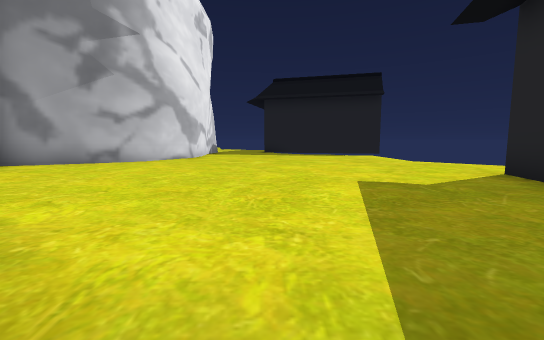
[1] (above)

21 first-person views from a walk through a 3-D level made in the Unity game engine. The camera is 1.5 m above the floor, tilts 6° down and sees 90° across. The floor is counted in squares, 1.38 m on a side. Each view is taken from the middle of a square. On the plan, view 1 faces up. The plan holds only what a view shows up to about 12 squares ahead; the rest is blank. The place goes on beyond the plan. Some trees and plants on the terrain are drawn as simple stand-ins. The player is left out. Some surface patterns are stand-ins.

[2]
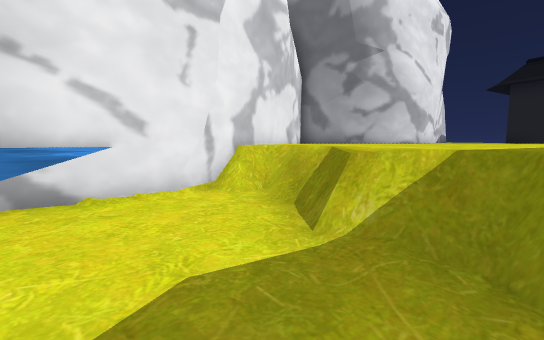

[3]
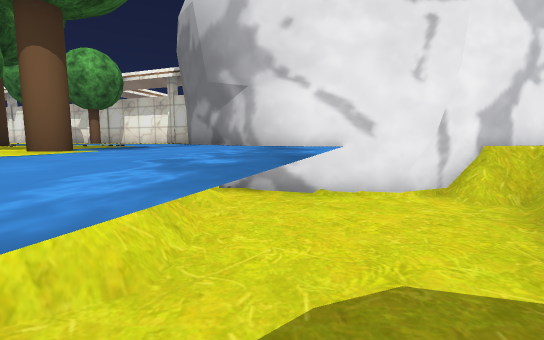

[4]
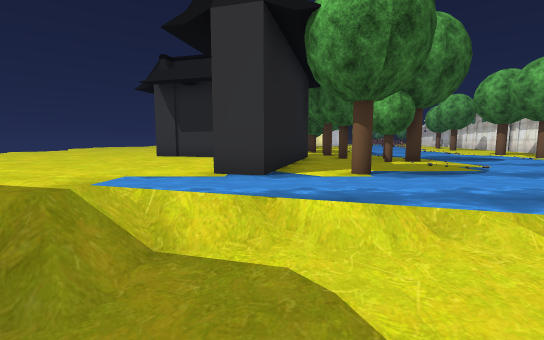

[5]
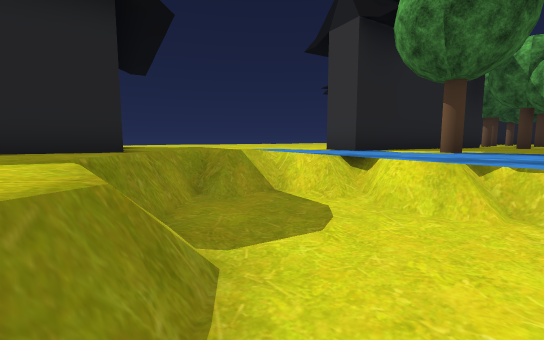

[6]
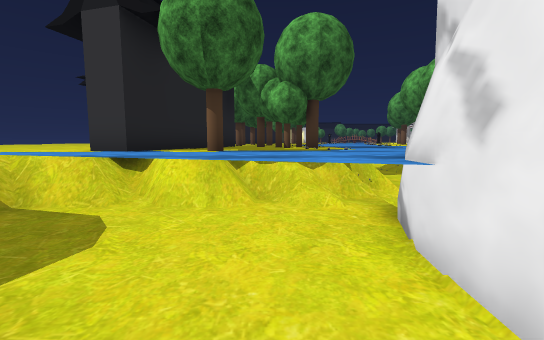

[7]
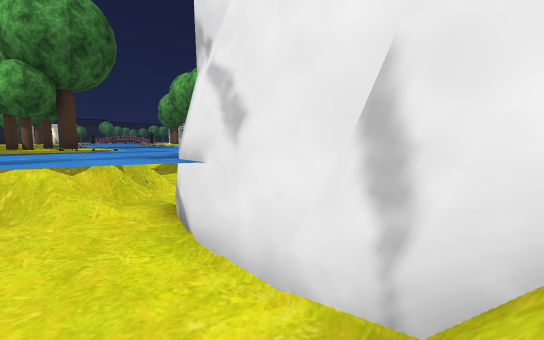

[8]
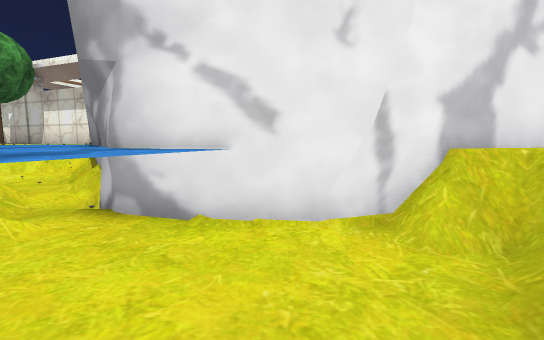

[9]
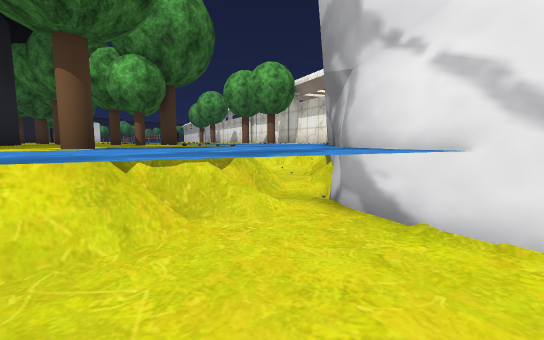

[10]
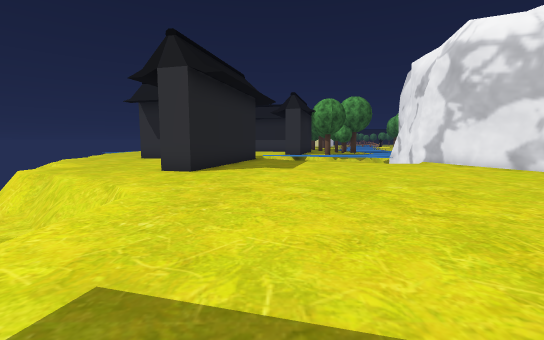

[11]
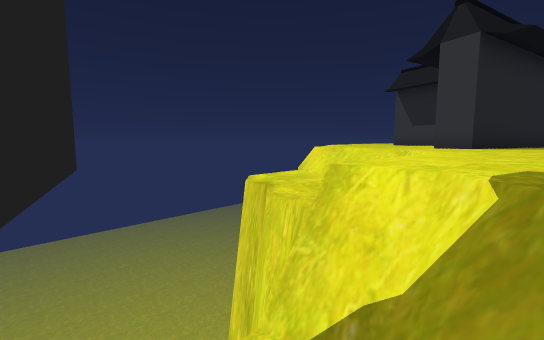

[12]
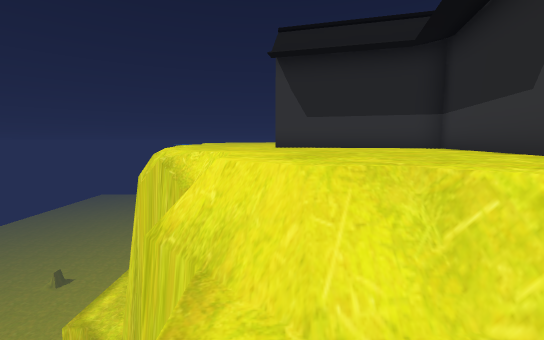

[13]
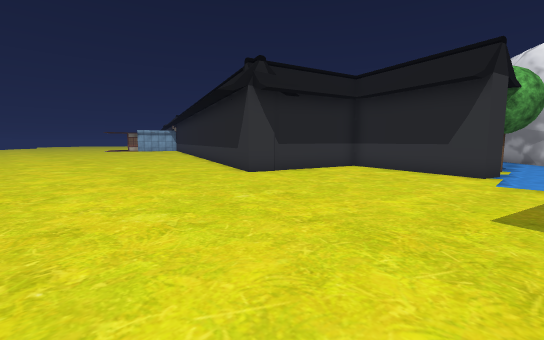

[14]
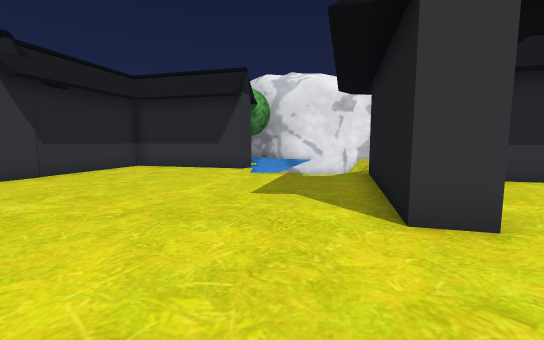

[15]
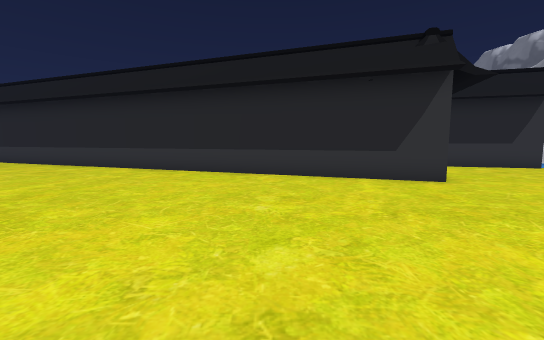

[16]
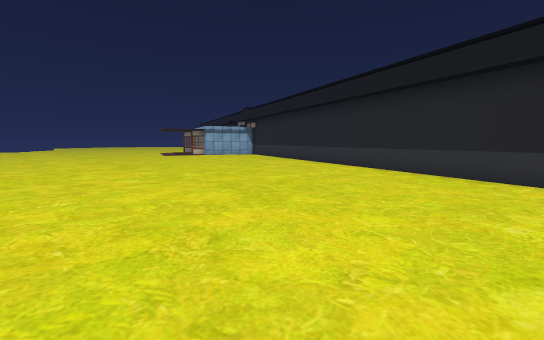

[17]
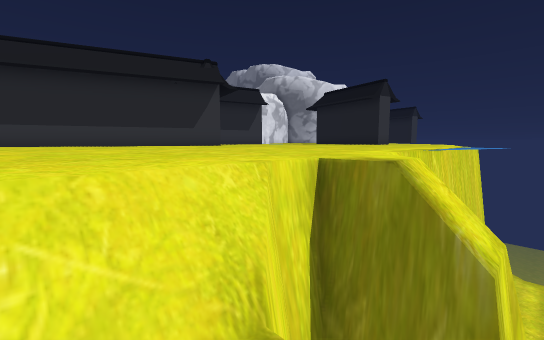

[18]
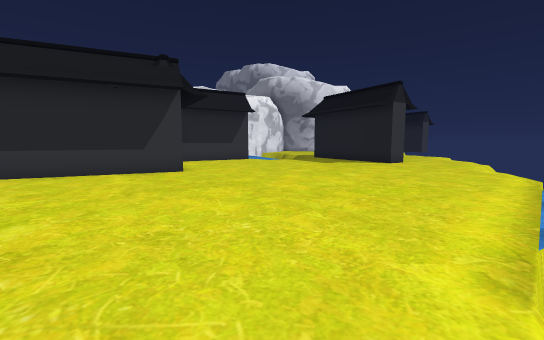

[19]
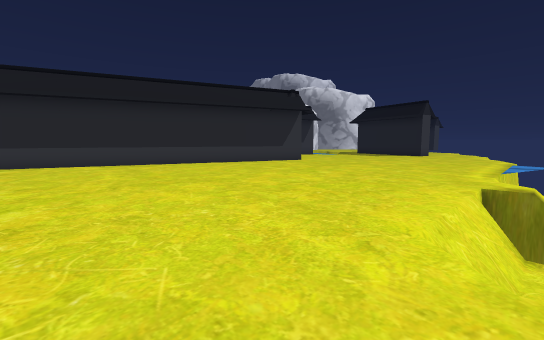

[20]
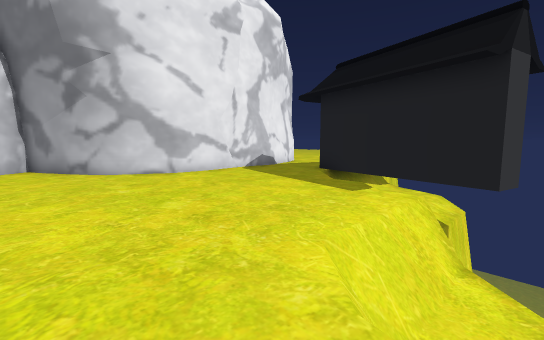

[21]
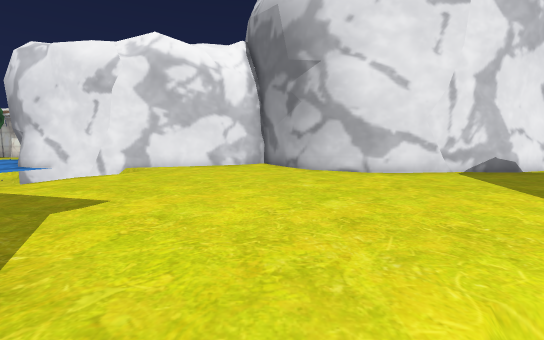

### Floor plan
Key: @ floor where view 1 was taken; # wall or solid block; x gap in a wall; . main floor; - floor 1 m lower than the main floor; _ floor 1.25 m lower than the main floor; / step, stairs or slope; = window, fence, low wall or low ledge; ≈ water the walk keeps out of; v drop or lower ground; O other object.
Columns run from 13 left of view 1 to 17 right of it. Each row starts with its distance up from view 1.
 14           #...  -xv
 13           #..../==
 12           #....../v
 11           #......./vv
 10          ##.......///vv
  9         ##........//---
  8        ##.........=/---v
  7       ##.........../=--v
  6       #............../=v
  5       ##..........#....vv
  4        #.........##..../
  3        ##........##....=v
  2         #=/......#.......v
  1         ##/=#....#.......vv
  0         #___=@=.##......./vv
 -1         #____-==######.... vvvv
 -2         #≈_____==...##....  vvv
 -3        ##≈≈≈≈≈_=#.........  vvv
 -4       ##≈≈≈≈≈≈≈≈........../  v
 -5      ##≈≈≈≈O.##............. v
 -6       ≈≈ ....##............. v
 -7   #  ≈≈ .O...#..............
 -8   #   ≈ .O...#..............≈
 -9  ##  ≈≈ ..O.##..............≈
-10  # O  ≈≈  O.##..............≈
-11  # .  ≈   ..######..........
-12 #  O  ≈   O.     #..........
-13 #         ..     #..........
-14                 ##..........
-15           OO    #...........vv
-16                ##........../vv
-17            O   #.........../v
-18            O   #...........//
-19               ##...........//-
-20               #............//
-21               #............./
-22              ##..............
-23              #...............
-24              #...............

Where each view was taken, in squares from view 1:
view 1: 0 up, 0 right, facing up
view 2: 3 down, 1 right, facing up-left
view 3: 3 down, 1 right, facing left
view 4: 0 up, 0 right, facing down
view 5: 1 up, 3 left, facing down-right
view 6: 1 up, 3 left, facing down
view 7: 1 up, 3 left, facing down-left
view 8: 1 down, 1 left, facing left
view 9: 1 down, 1 left, facing down-left
view 10: 13 up, 2 right, facing down
view 11: 14 up, 3 right, facing down-right
view 12: 8 up, 9 right, facing down
view 13: 4 down, 11 right, facing down-left
view 14: 4 down, 12 right, facing left
view 15: 16 down, 12 right, facing left
view 16: 16 down, 12 right, facing down-left
view 17: 19 down, 16 right, facing up-left
view 18: 16 down, 14 right, facing up-left
view 19: 24 down, 15 right, facing up-left
view 20: 6 up, 6 right, facing up-left
view 21: 7 up, 6 right, facing left
